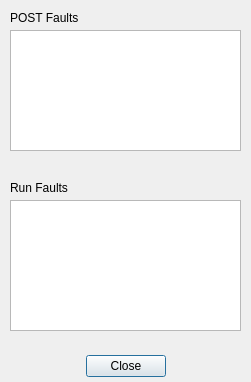
<?xml version="1.0" encoding="UTF-8"?>
<ui version="4.0">
 <class>mc_fault_info</class>
 <widget class="QDialog" name="mc_fault_info">
  <property name="geometry">
   <rect>
    <x>0</x>
    <y>0</y>
    <width>251</width>
    <height>382</height>
   </rect>
  </property>
  <property name="windowTitle">
   <string>Dialog</string>
  </property>
  <widget class="QDialogButtonBox" name="buttonBox">
   <property name="geometry">
    <rect>
     <x>10</x>
     <y>350</y>
     <width>231</width>
     <height>32</height>
    </rect>
   </property>
   <property name="orientation">
    <enum>Qt::Horizontal</enum>
   </property>
   <property name="standardButtons">
    <set>QDialogButtonBox::Close</set>
   </property>
   <property name="centerButtons">
    <bool>true</bool>
   </property>
  </widget>
  <widget class="QPlainTextEdit" name="post_text">
   <property name="geometry">
    <rect>
     <x>10</x>
     <y>30</y>
     <width>231</width>
     <height>121</height>
    </rect>
   </property>
   <property name="readOnly">
    <bool>true</bool>
   </property>
  </widget>
  <widget class="QLabel" name="label">
   <property name="geometry">
    <rect>
     <x>10</x>
     <y>10</y>
     <width>81</width>
     <height>16</height>
    </rect>
   </property>
   <property name="text">
    <string>POST Faults</string>
   </property>
  </widget>
  <widget class="QPlainTextEdit" name="run_text">
   <property name="geometry">
    <rect>
     <x>10</x>
     <y>200</y>
     <width>231</width>
     <height>131</height>
    </rect>
   </property>
   <property name="documentTitle">
    <string/>
   </property>
   <property name="readOnly">
    <bool>true</bool>
   </property>
  </widget>
  <widget class="QLabel" name="label_2">
   <property name="geometry">
    <rect>
     <x>10</x>
     <y>180</y>
     <width>71</width>
     <height>16</height>
    </rect>
   </property>
   <property name="text">
    <string>Run Faults</string>
   </property>
  </widget>
 </widget>
 <resources/>
 <connections>
  <connection>
   <sender>buttonBox</sender>
   <signal>accepted()</signal>
   <receiver>mc_fault_info</receiver>
   <slot>accept()</slot>
   <hints>
    <hint type="sourcelabel">
     <x>248</x>
     <y>254</y>
    </hint>
    <hint type="destinationlabel">
     <x>157</x>
     <y>274</y>
    </hint>
   </hints>
  </connection>
  <connection>
   <sender>buttonBox</sender>
   <signal>rejected()</signal>
   <receiver>mc_fault_info</receiver>
   <slot>reject()</slot>
   <hints>
    <hint type="sourcelabel">
     <x>316</x>
     <y>260</y>
    </hint>
    <hint type="destinationlabel">
     <x>286</x>
     <y>274</y>
    </hint>
   </hints>
  </connection>
 </connections>
</ui>
